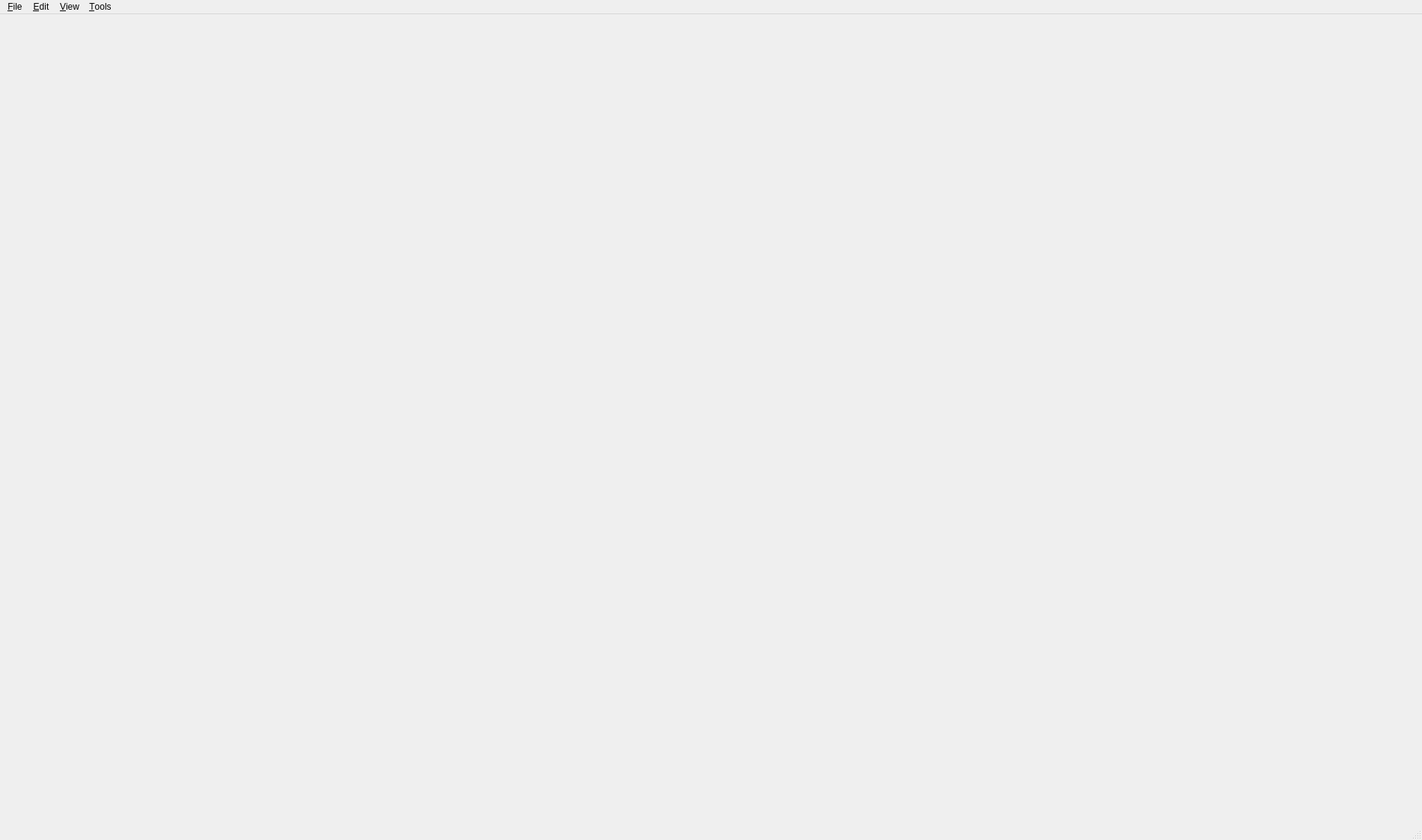
<?xml version="1.0" encoding="UTF-8"?>
<ui version="4.0">
 <class>MainWindow</class>
 <widget class="QMainWindow" name="MainWindow">
  <property name="geometry">
   <rect>
    <x>0</x>
    <y>0</y>
    <width>1900</width>
    <height>1123</height>
   </rect>
  </property>
  <property name="windowTitle">
   <string>Chromasound Studio</string>
  </property>
  <widget class="QWidget" name="centralwidget">
   <layout class="QVBoxLayout" name="verticalLayout" stretch="0,1">
    <item>
     <widget class="TopWidget" name="topWidget" native="true"/>
    </item>
    <item>
     <widget class="QWidget" name="centerWidget" native="true"/>
    </item>
   </layout>
  </widget>
  <widget class="QMenuBar" name="menubar">
   <property name="geometry">
    <rect>
     <x>0</x>
     <y>0</y>
     <width>1900</width>
     <height>20</height>
    </rect>
   </property>
   <widget class="QMenu" name="menuFile">
    <property name="title">
     <string>&amp;File</string>
    </property>
    <widget class="QMenu" name="menuRender">
     <property name="title">
      <string>&amp;Render</string>
     </property>
     <addaction name="actionForChromasound"/>
     <addaction name="actionFor3rdPartyPlayers"/>
    </widget>
    <widget class="QMenu" name="menuNew">
     <property name="title">
      <string>&amp;New</string>
     </property>
     <widget class="QMenu" name="menuFromTemplate">
      <property name="title">
       <string>From &amp;template</string>
      </property>
      <widget class="QMenu" name="menuOPN">
       <property name="title">
        <string>OP&amp;N</string>
       </property>
       <addaction name="actionPSG"/>
       <addaction name="actionFM4"/>
       <addaction name="actionFM4PSG"/>
      </widget>
      <widget class="QMenu" name="menuOPL">
       <property name="title">
        <string>OP&amp;L</string>
       </property>
       <addaction name="actionSSG"/>
       <addaction name="actionFM2"/>
       <addaction name="actionFM2SSG"/>
      </widget>
      <addaction name="menuOPN"/>
      <addaction name="menuOPL"/>
     </widget>
     <addaction name="actionEmptyProject"/>
     <addaction name="menuFromTemplate"/>
    </widget>
    <addaction name="menuNew"/>
    <addaction name="separator"/>
    <addaction name="actionOpen"/>
    <addaction name="actionSave"/>
    <addaction name="actionSaveAs"/>
    <addaction name="separator"/>
    <addaction name="actionPublish"/>
    <addaction name="menuRender"/>
    <addaction name="separator"/>
    <addaction name="actionInfo"/>
    <addaction name="separator"/>
    <addaction name="actionExit"/>
   </widget>
   <widget class="QMenu" name="menuEdit">
    <property name="title">
     <string>&amp;Edit</string>
    </property>
    <widget class="QMenu" name="menuGlobals">
     <property name="title">
      <string>&amp;Globals</string>
     </property>
     <addaction name="actionFMGlobals"/>
     <addaction name="actionSSGGlobals"/>
     <addaction name="actionMelodyGlobals"/>
     <addaction name="actionROMGlobals"/>
    </widget>
    <addaction name="separator"/>
    <addaction name="menuGlobals"/>
    <addaction name="actionSettings"/>
    <addaction name="separator"/>
    <addaction name="actionStyles"/>
   </widget>
   <widget class="QMenu" name="menuView">
    <property name="title">
     <string>&amp;View</string>
    </property>
    <addaction name="actionChannels"/>
    <addaction name="actionPlaylist"/>
   </widget>
   <widget class="QMenu" name="menuTools">
    <property name="title">
     <string>&amp;Tools</string>
    </property>
    <widget class="QMenu" name="menuImportFMPatches">
     <property name="title">
      <string>&amp;Import FM Patches</string>
     </property>
     <addaction name="actionOPN"/>
     <addaction name="actionOPL"/>
    </widget>
    <addaction name="menuImportFMPatches"/>
    <addaction name="actionPCMUsage"/>
    <addaction name="actionMediaPlayer"/>
    <addaction name="actionROMBuilder"/>
   </widget>
   <addaction name="menuFile"/>
   <addaction name="menuEdit"/>
   <addaction name="menuView"/>
   <addaction name="menuTools"/>
  </widget>
  <widget class="QStatusBar" name="statusbar"/>
  <action name="actionOpen">
   <property name="text">
    <string>&amp;Open</string>
   </property>
  </action>
  <action name="actionSave">
   <property name="enabled">
    <bool>true</bool>
   </property>
   <property name="text">
    <string>&amp;Save</string>
   </property>
  </action>
  <action name="actionChannels">
   <property name="text">
    <string>&amp;Channels</string>
   </property>
  </action>
  <action name="actionPlaylist">
   <property name="text">
    <string>&amp;Playlist</string>
   </property>
  </action>
  <action name="actionForChromasound">
   <property name="text">
    <string>For Chromasound</string>
   </property>
  </action>
  <action name="actionFor3rdPartyPlayers">
   <property name="text">
    <string>For 3rd party players</string>
   </property>
  </action>
  <action name="actionPCMUsage">
   <property name="text">
    <string>&amp;PCM Usage</string>
   </property>
  </action>
  <action name="actionInfo">
   <property name="text">
    <string>Project &amp;Info</string>
   </property>
  </action>
  <action name="actionExit">
   <property name="text">
    <string>E&amp;xit</string>
   </property>
  </action>
  <action name="actionMediaPlayer">
   <property name="text">
    <string>&amp;Media Player</string>
   </property>
  </action>
  <action name="actionOPN">
   <property name="text">
    <string>OPN (Chromasound Pro, Prodigy)</string>
   </property>
  </action>
  <action name="actionOPL">
   <property name="text">
    <string>OPL (Chromasound Nova)</string>
   </property>
  </action>
  <action name="actionSettings">
   <property name="text">
    <string>&amp;Settings</string>
   </property>
  </action>
  <action name="actionStyles">
   <property name="text">
    <string>S&amp;tyles</string>
   </property>
  </action>
  <action name="actionFMGlobals">
   <property name="text">
    <string>&amp;FM</string>
   </property>
  </action>
  <action name="actionSSGGlobals">
   <property name="text">
    <string>&amp;SSG</string>
   </property>
  </action>
  <action name="actionMelodyGlobals">
   <property name="text">
    <string>&amp;Melody</string>
   </property>
  </action>
  <action name="actionROMBuilder">
   <property name="text">
    <string>&amp;ROM Builder</string>
   </property>
  </action>
  <action name="actionROMGlobals">
   <property name="text">
    <string>&amp;ROM</string>
   </property>
  </action>
  <action name="actionSaveAs">
   <property name="text">
    <string>Save &amp;as</string>
   </property>
  </action>
  <action name="actionPublish">
   <property name="text">
    <string>&amp;Publish</string>
   </property>
  </action>
  <action name="actionEmptyProject">
   <property name="text">
    <string>&amp;Empty project</string>
   </property>
  </action>
  <action name="actionPSG">
   <property name="text">
    <string>PSG (Tone + Noise)</string>
   </property>
  </action>
  <action name="actionFM4">
   <property name="text">
    <string>FM</string>
   </property>
  </action>
  <action name="actionSSG">
   <property name="text">
    <string>SSG (Tone + Noise)</string>
   </property>
  </action>
  <action name="actionFM4PSG">
   <property name="text">
    <string>FM + PSG</string>
   </property>
  </action>
  <action name="actionFM2">
   <property name="text">
    <string>FM</string>
   </property>
  </action>
  <action name="actionFM2SSG">
   <property name="text">
    <string>FM + SSG</string>
   </property>
  </action>
 </widget>
 <customwidgets>
  <customwidget>
   <class>TopWidget</class>
   <extends>QWidget</extends>
   <header>toplevel/topwidget/topwidget.h</header>
   <container>1</container>
  </customwidget>
 </customwidgets>
 <resources/>
 <connections/>
</ui>
